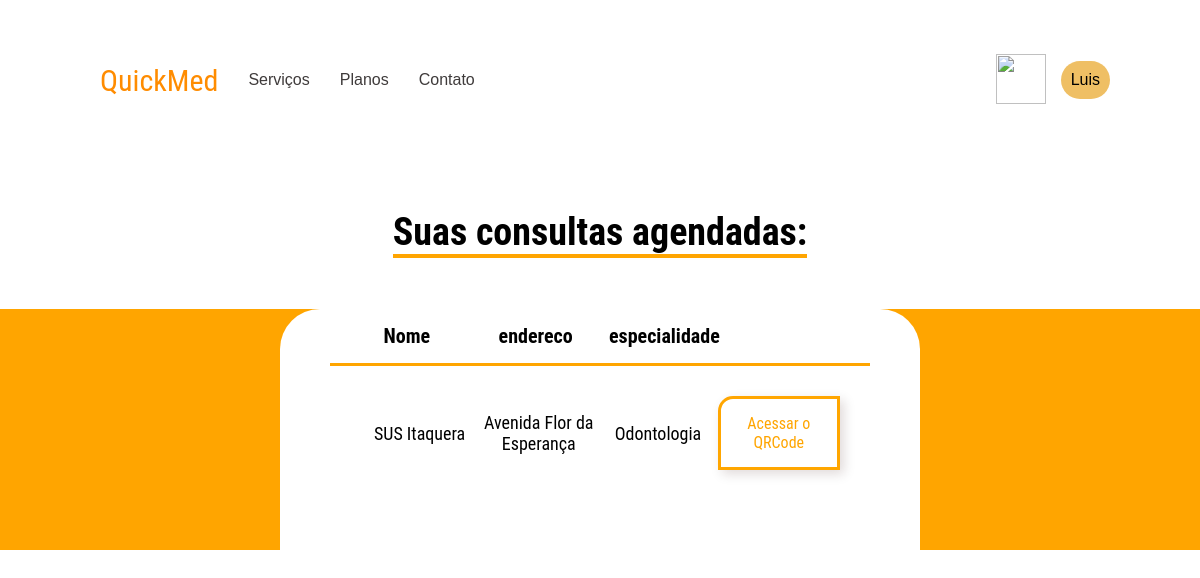
/consultasAgendadas/4, run on the app's committed database.
### models/banco.py (models this page shows, shortened)
class Usuario(db.Model):
    __tablename__ = 'usuarios'
    id = db.Column(db.Integer, primary_key=True, autoincrement=True)
    nome = db.Column(db.String(150))
    email = db.Column(db.String(50))
    senha = db.Column(db.String(40))
    consultas = db.relationship('Consulta', backref='usuario')

class Consulta(db.Model):
    __tablename__ = 'consultas'
    id = db.Column(db.Integer, primary_key=True, autoincrement=True)
    idUser = db.Column(db.Integer, db.ForeignKey('usuarios.id'))
    idHospitail = db.Column(db.Integer, db.ForeignKey('hospitais.id'))

class Hospital(db.Model):
    __tablename__ = "hospitais"
    id = db.Column(db.Integer, primary_key=True, autoincrement=True)
    nome = db.Column(db.String(150))
    email = db.Column(db.String(50))
    endereco = db.Column(db.String(50))
    especialidade = db.Column(db.String(50))
    senha = db.Column(db.String(40))
    consutas = db.relationship('Consulta', backref='hospital')

### routes/bP.py (the view)
@bP.route('/consultasAgendadas/<user_id>')
def consultas(user_id=0):
    user_query = Usuario.query.filter_by(id = user_id).first()
    consultas_user = Consulta.query.filter_by(idUser = user_id).all()
    return render_template('scheduledAppo_page.html', consultas = consultas_user, ent=user_query)

### templates/scheduledAppo_page.html (shortened to what this page needs)
<!DOCTYPE html>
<html lang="pt-br">
<head>
    <link rel="stylesheet" href="{{ url_for('static',    filename='css/appointment_style.css') }}">
</head>
<body>
    {% extends 'base_logged.html' %}
    {% block content %}
        {% block nome %} {{ent.nome}} {% endblock %}
    <h1 id="titulo-principal" style="margin-top: 100px"><span>Suas consultas agendadas:</span></h1>
    <section class="conteudo-principal">
        <section class="lista-hospital">
            <div class="titulos">
                <p class="item">Nome</p>
                <p class="item">endereco</p>
                <p class="item">especialidade</p>
                <p class="item"></p>
            </div>
            {% for consulta in consultas %}
            <div class="hospital">
                <p class="item carac-hospital"> {{ consulta.hospital.nome }} </p>
                <p class="item carac-hospital"> {{ consulta.hospital.endereco }} </p>
                <p class="item carac-hospital"> {{ consulta.hospital.especialidade }}</p>
                <a class="item botao-consulta" href="http://s.glbimg.com/jo/g1/f/original/2011/05/17/qrcode.jpg" target="_blank">Acessar o QRCode</a>
            </div>
            {% endfor %}
        </section>
    </section>
    {% endblock %}

### static/css/appointment_style.css (style rules this page uses)
body { font-family: 'Roboto Condensed', sans-serif; }
#titulo-principal { margin: 130px 0px 25px 0px; text-align: center; font-size: 38px; }
#titulo-principal > span { border-bottom: 4px solid orange; }
.conteudo-principal { margin-top: 55px; background-color: orange }
.lista-hospital { display: flex; flex-direction: column; align-items: center; margin: 0 280px; background-color: white; padding: 0px 50px 50px 50px; border-top-left-radius: 40px; border-top-right-radius: 40px; }
.item { width: 150px; text-align: center; }
.titulos { width: 100%; display: flex; flex-direction: row; padding: 15px 20px 0px 20px; justify-content: space-between; gap: 15px; margin-bottom: 15px; font-weight: bold; font-size: 20px; }
.hospital { width: 100%; display: flex; flex-direction: row; justify-content: space-between; align-items: center; border-top: 3px solid orange; padding: 30px; }
.carac-hospital { font-size: 18px; }
.botao-consulta { border: 3px solid rgb(255, 166, 0); box-shadow: 4px 4px 12px rgba(50, 0, 0, 0.15); border-top-left-radius: 15px; background-color: white; color: orange; padding: 15px 5px 15px 5px; }

### static/css/base_style.css (style rules this page uses)
* { margin: 0; padding: 0; box-sizing: border-box; text-decoration: none; }
body { font-size: 100%; }

### data on the page
Usuario: nome "Luis"
Consulta: hospital.nome "SUS Itaquera", hospital.endereco "Avenida Flor da Esperança", hospital.especialidade "Odontologia"
